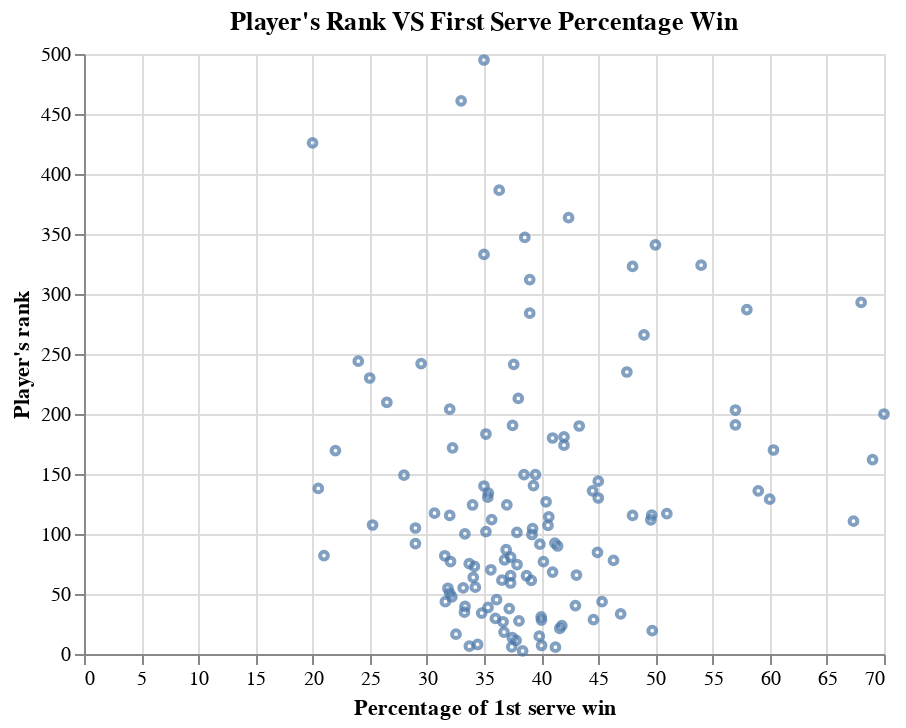

The code cell stored with this chart in its notebook:
### Code cell
tennis_chart_1st = (
    alt.Chart(tennis_train, title="Player's Rank VS First Serve Percentage Win")
    .mark_point(size=15)
    .encode(
        x=alt.X("w_1stWon", title="Percentage of 1st serve win"),
        y=alt.Y("winner_rank", title="Player's rank", scale=alt.Scale(zero=False))
    )
)
tennis_chart_1st

### Figure 1 — Vega-Lite specification as saved in the notebook (floating-point values rounded to 4 significant figures; data arrays with more than 128 entries replaced by an {"elided": "..."} marker saying what was removed)
{"config": {"view": {"continuousWidth": 400, "continuousHeight": 300}}, "data": {"name": "data-db59c2d0818f9d1da370792bc90401e7"}, "mark": {"type": "point", "size": 15}, "encoding": {"x": {"field": "w_1stWon", "title": "Percentage of 1st serve win", "type": "quantitative"}, "y": {"field": "winner_rank", "scale": {"zero": false}, "title": "Player's rank", "type": "quantitative"}}, "title": "Player's Rank VS First Serve Percentage Win", "$schema": "https://vega.github.io/schema/vega-lite/v4.17.0.json", "datasets": {"data-db59c2d0818f9d1da370792bc90401e7": {"elided": "129 records"}}}
